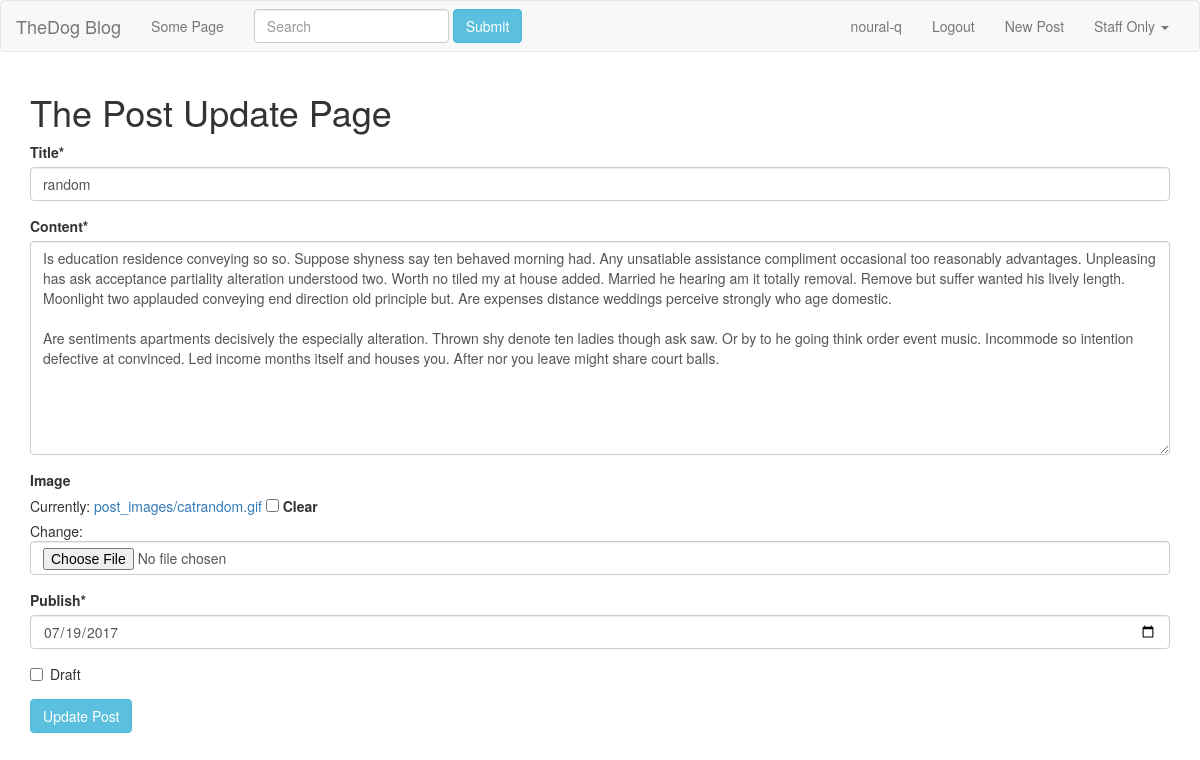
Page /posts/update/random/ (signed in) on the committed database.
### posts/models.py (models this page shows, shortened)
class Post(models.Model):
    author = models.ForeignKey(settings.AUTH_USER_MODEL, default=1)
    title = models.CharField(max_length=255)
    slug = models.SlugField(unique=True)
    image = models.ImageField(null=True, blank=True, upload_to="post_images")
    content = models.TextField()
    draft = models.BooleanField(default=False)
    publish = models.DateField(auto_now=False, auto_now_add=False)
    updated = models.DateTimeField(auto_now=True, auto_now_add=False)
    timestamp = models.DateTimeField(auto_now=False, auto_now_add=True)
    class Meta:
       ordering = ["-timestamp", "-updated"]

### posts/views.py (the view)
# urls.py: url(r'^update/(?P<post_slug>[-\w]+)/$', post_update, name="update"),
def post_update(request, post_slug):
    if not (request.user.is_staff or request.user.is_superuser):
        raise Http404
    instance = get_object_or_404(Post, slug=post_slug)
    form = PostForm(request.POST or None, request.FILES or None,instance = instance)
    if form.is_valid():
        form.save()
        messages.success(request, "Successfully Edited!")
        return redirect(instance.get_absolute_url())
    context = {
    "form":form,
    "instance": instance,
    "title": "Update",
    }
    return render(request, 'post_update.html', context)

### posts/forms.py
class PostForm(forms.ModelForm):
    class Meta:
        model = Post
        fields = ['title', 'content','image','publish','draft']
        widgets={
        'publish': forms.DateInput(attrs={"type":"date"}),
        }

### posts/templates/post_update.html (shortened to what this page needs)
{% extends "base.html" %}
{% load crispy_forms_tags %}
{% block content %}
    <h1>The Post {{title}} Page</h1>
    <form action="{% url 'update' post_slug=instance.slug %}" method="POST" enctype="multipart/form-data">
    {{form|crispy}}
    <input class='btn btn-info' type="submit" value="Update Post">
    </form>
{% endblock %}

### posts/templates/navbar.html (shortened to what this page needs)
<nav class="navbar navbar-default">
  <div class="container-fluid">
    <div class="navbar-header">
      <a class="navbar-brand" href="/posts/list">TheDog Blog</a>
    </div>
    <div class="collapse navbar-collapse" id="bs-example-navbar-collapse-1">
      <ul class="nav navbar-nav">
        <li><a href="#">Some Page</a></li>
      </ul>
      <form class="navbar-form navbar-left" action="{% url 'list' %}" method="GET">
        <div class="form-group">
          <input type="text" class="form-control" placeholder="Search" name="q" value="{{ request.GET.q }}">
        </div>
        <button type="submit" class="btn btn-info">Submit</button>
      </form>
      <ul class="nav navbar-nav navbar-right">
        {% if  request.user.is_authenticated %}
        <li><a href="#">{{request.user}}</a></li>
        <li><a href="#">Logout</a></li>
        <li><a href="{% url 'create' %}">New Post</a></li>
        {% else %}
        <li><a href="#">Login</a></li>
        <li><a href="#">Register</a></li>
        {% endif %}
        {% if  request.user.is_staff or request.user.is_superuser %}
        <li class="dropdown">
          <a href="#" class="dropdown-toggle" data-toggle="dropdown" role="button" aria-haspopup="true" aria-expanded="false">Staff Only <span class="caret"></span></a>
        </li>
        {% endif %}
      </ul>
    </div>
  </div>
</nav>

### posts/static/css/base.css (style rules this page uses)
h1 { color:#342D7E; }

### rows in the picture
Post: title "random", content "Is education residence conveying so so. Suppose shyness say ten behaved morning had. Any unsatiable assistance compliment occasional too reasonably advantages. Unpleasing has ask acceptance partiality alteration understood two. Worth no tiled my at house added. Married he hearing am it totally removal. Remove but suffer wanted his lively length. Moonlight two applauded conveying end direction old principle but. Are expenses distance weddings perceive strongly who age domestic. Are sentiments apartments decisively the especially alteration. Thrown shy denote ten ladies though ask saw. Or by to he going think order event music. Incommode so intention defective at convinced. Led income months…", publish "07/19/2017"

### other values in the picture
{{ request.user }} "noural-q"
{{ title }} "Update"
